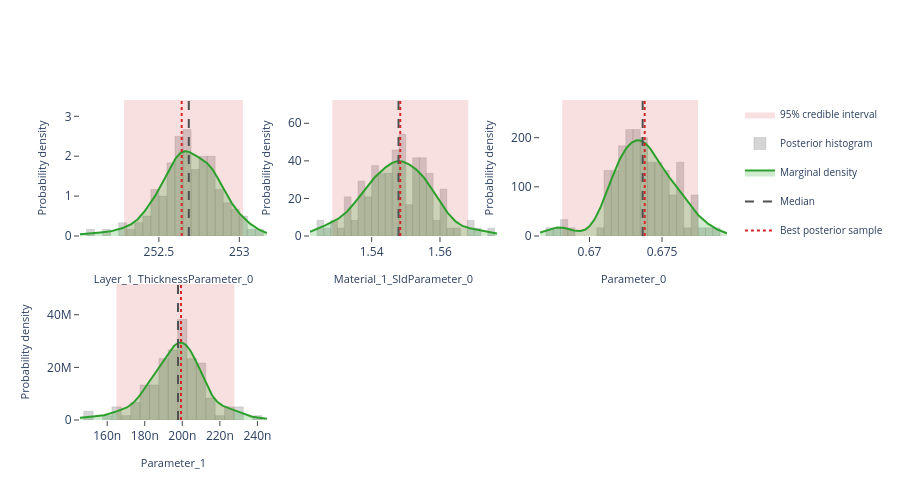

The cell this chart's notebook holds for it:
### Markdown cell above
## Interactive posterior plots

The next three cells render the same Plotly figures that are shown on the
Bayesian Posterior tab of the EasyReflectometryApp:

* **Marginals** — per-parameter distribution: histogram + smooth KDE marginal,
  shaded 95% credible interval, and median / best-sample lines
  (`plot_distribution` or `posterior.distribution()`)
* **Corner plot** — pairwise marginals + 2-D contours + scatter (`plot_corner`)
* **Traces** — per-chain trace + marginal histogram (`plot_trace`)

The standalone helpers are called with ``return_figure=True`` so they return a
Plotly ``Figure`` that we render in the notebook with ``fig.show()``; the
``PosteriorResults`` methods return the figure directly.

### Code cell
# ---- Marginal posterior distributions ---------------------------------------
# One panel per free parameter, each overlaying the posterior histogram, a
# smooth Gaussian-KDE marginal, the shaded 95% credible interval, and the
# median / best-sample reference lines.  Mirrors the "Marginals" sub-tab in
# the EasyReflectometryApp.

# The PosteriorResults method passes ``logp`` through automatically so the
# best posterior sample (MAP) line is drawn:
fig = posterior.distribution()
fig.show()

# Standalone equivalent (pass ``logp`` to get the best-sample line):
# fig = plot_distribution(
#     posterior.draws,
#     posterior.param_names,
#     logp=posterior.logp,
#     return_figure=True,
# )
# fig.show()

### Figure 1 — Plotly figure (JSON) as saved in the notebook; plotly's stock layout.template omitted (floating-point values rounded to 4 significant figures; data arrays with more than 128 entries replaced by an {"elided": "..."} marker saying what was removed)
{"data": [{"fill": "toself", "fillcolor": "rgba(214, 39, 40, 0.14)", "hoverinfo": "skip", "legendgroup": "95% credible interval", "line": {"color": "rgba(214, 39, 40, 0.14)", "width": 0}, "mode": "lines", "name": "95% credible interval", "showlegend": true, "type": "scatter", "x": [252.3, 253.0, 253.0, 252.3, 252.3], "xaxis": "x", "y": [0.0, 0.0, 3.408, 3.408, 0.0], "yaxis": "y"}, {"histnorm": "probability density", "hovertemplate": "sample=%{x:.4f}<br>density: %{y:.2f}<extra></extra>", "legendgroup": "histogram", "marker": {"color": "rgba(120, 120, 120, 0.38)", "line": {"color": "rgba(120, 120, 120, 0.24)", "width": 1}}, "name": "Posterior histogram", "nbinsx": 40, "opacity": 0.82, "showlegend": true, "type": "histogram", "x": [252.7, 252.5, 252.5, 252.7, 252.6, 252.8, 252.6, 252.8, 252.9, 252.6, 252.3, 252.7, 252.7, 252.6, 252.7, 252.3, 253.1, 252.8, 252.5, 252.6, 252.4, 253.0, 252.5, 252.7, 252.8, 252.6, 252.7, 252.7, 252.8, 252.8, 252.5, 252.5, 252.8, 252.1, 253.0, 252.4, 252.8, 252.6, 252.6, 252.7, 252.7, 252.5, 252.9, 252.7, 252.8, 252.2, 253.0, 253.0, 252.8, 252.7, 252.5, 252.7, 252.9, 252.7, 252.6, 252.4, 252.9, 252.8, 252.8, 252.6, 252.5, 252.7, 252.6, 252.6, 252.6, 252.8, 252.6, 252.3, 252.8, 252.8, 252.5, 252.6, 252.7, 252.7, 252.8, 252.6, 252.9, 252.9, 252.6, 252.7, 252.8, 252.6, 253.0, 252.8, 252.5, 252.8, 252.9, 252.7, 252.9, 252.5, 252.4, 252.8, 252.6, 252.7, 252.6, 252.7, 252.8, 252.6, 252.7, 252.8, 252.6, 252.9, 252.7, 252.8, 252.6, 253.0, 252.4, 252.5, 252.7, 252.7, 252.9, 253.0, 252.9, 252.6, 252.8, 252.7, 252.9, 252.6, 252.6, 253.1], "xaxis": "x", "yaxis": "y"}, {"fill": "tozeroy", "fillcolor": "rgba(44, 160, 44, 0.22)", "hovertemplate": "Layer_1_ThicknessParameter_0: %{x:.4f}<br>density: %{y:.4f}<extra></extra>", "legendgroup": "marginal", "line": {"color": "rgb(44, 160, 44)", "width": 2}, "mode": "lines", "name": "Marginal density", "showlegend": true, "type": "scatter", "x": {"elided": "256 float values"}, "xaxis": "x", "y": {"elided": "256 float values"}, "yaxis": "y"}, {"hovertemplate": "Median: %{x:.4f}<extra></extra>", "legendgroup": "Median", "line": {"color": "rgb(80, 80, 80)", "dash": "dash", "width": 2}, "mode": "lines", "name": "Median", "showlegend": true, "type": "scatter", "x": [252.7, 252.7], "xaxis": "x", "y": [0.0, 3.408], "yaxis": "y"}, {"hovertemplate": "Best posterior sample: %{x:.4f}<extra></extra>", "legendgroup": "Best posterior sample", "line": {"color": "rgb(214, 39, 40)", "dash": "dot", "width": 2}, "mode": "lines", "name": "Best posterior sample", "showlegend": true, "type": "scatter", "x": [252.6, 252.6], "xaxis": "x", "y": [0.0, 3.408], "yaxis": "y"}, {"fill": "toself", "fillcolor": "rgba(214, 39, 40, 0.14)", "hoverinfo": "skip", "legendgroup": "95% credible interval", "line": {"color": "rgba(214, 39, 40, 0.14)", "width": 0}, "mode": "lines", "name": "95% credible interval", "showlegend": false, "type": "scatter", "x": [1.528, 1.568, 1.568, 1.528, 1.528], "xaxis": "x2", "y": [0.0, 0.0, 72.4, 72.4, 0.0], "yaxis": "y2"}, {"histnorm": "probability density", "hovertemplate": "sample=%{x:.4f}<br>density: %{y:.2f}<extra></extra>", "legendgroup": "histogram", "marker": {"color": "rgba(120, 120, 120, 0.38)", "line": {"color": "rgba(120, 120, 120, 0.24)", "width": 1}}, "name": "Posterior histogram", "nbinsx": 40, "opacity": 0.82, "showlegend": false, "type": "histogram", "x": [1.549, 1.546, 1.563, 1.543, 1.534, 1.539, 1.555, 1.542, 1.549, 1.543, 1.524, 1.557, 1.552, 1.534, 1.553, 1.56, 1.533, 1.55, 1.548, 1.569, 1.556, 1.553, 1.543, 1.561, 1.548, 1.556, 1.525, 1.527, 1.547, 1.537, 1.568, 1.546, 1.547, 1.555, 1.548, 1.553, 1.54, 1.56, 1.538, 1.541, 1.54, 1.546, 1.56, 1.554, 1.56, 1.554, 1.552, 1.539, 1.557, 1.54, 1.574, 1.557, 1.554, 1.529, 1.537, 1.548, 1.533, 1.551, 1.545, 1.548, 1.542, 1.548, 1.54, 1.548, 1.556, 1.561, 1.543, 1.532, 1.549, 1.537, 1.565, 1.547, 1.552, 1.546, 1.541, 1.543, 1.546, 1.572, 1.538, 1.541, 1.555, 1.548, 1.557, 1.549, 1.535, 1.556, 1.55, 1.538, 1.554, 1.552, 1.55, 1.555, 1.536, 1.54, 1.537, 1.561, 1.543, 1.545, 1.555, 1.554, 1.548, 1.547, 1.557, 1.552, 1.553, 1.551, 1.529, 1.537, 1.552, 1.547, 1.546, 1.551, 1.544, 1.531, 1.544, 1.559, 1.545, 1.541, 1.546, 1.541], "xaxis": "x2", "yaxis": "y2"}, {"fill": "tozeroy", "fillcolor": "rgba(44, 160, 44, 0.22)", "hovertemplate": "Material_1_SldParameter_0: %{x:.4f}<br>density: %{y:.4f}<extra></extra>", "legendgroup": "marginal", "line": {"color": "rgb(44, 160, 44)", "width": 2}, "mode": "lines", "name": "Marginal density", "showlegend": false, "type": "scatter", "x": {"elided": "256 float values"}, "xaxis": "x2", "y": {"elided": "256 float values"}, "yaxis": "y2"}, {"hovertemplate": "Median: %{x:.4f}<extra></extra>", "legendgroup": "Median", "line": {"color": "rgb(80, 80, 80)", "dash": "dash", "width": 2}, "mode": "lines", "name": "Median", "showlegend": false, "type": "scatter", "x": [1.548, 1.548], "xaxis": "x2", "y": [0.0, 72.4], "yaxis": "y2"}, {"hovertemplate": "Best posterior sample: %{x:.4f}<extra></extra>", "legendgroup": "Best posterior sample", "line": {"color": "rgb(214, 39, 40)", "dash": "dot", "width": 2}, "mode": "lines", "name": "Best posterior sample", "showlegend": false, "type": "scatter", "x": [1.548, 1.548], "xaxis": "x2", "y": [0.0, 72.4], "yaxis": "y2"}, {"fill": "toself", "fillcolor": "rgba(214, 39, 40, 0.14)", "hoverinfo": "skip", "legendgroup": "95% credible interval", "line": {"color": "rgba(214, 39, 40, 0.14)", "width": 0}, "mode": "lines", "name": "95% credible interval", "showlegend": false, "type": "scatter", "x": [0.6681, 0.6775, 0.6775, 0.6681, 0.6681], "xaxis": "x3", "y": [0.0, 0.0, 276.6, 276.6, 0.0], "yaxis": "y3"}, {"histnorm": "probability density", "hovertemplate": "sample=%{x:.4f}<br>density: %{y:.2f}<extra></extra>", "legendgroup": "histogram", "marker": {"color": "rgba(120, 120, 120, 0.38)", "line": {"color": "rgba(120, 120, 120, 0.24)", "width": 1}}, "name": "Posterior histogram", "nbinsx": 40, "opacity": 0.82, "showlegend": false, "type": "histogram", "x": [0.674, 0.6723, 0.6782, 0.6735, 0.6681, 0.6729, 0.6732, 0.6739, 0.6728, 0.6715, 0.6711, 0.6772, 0.6752, 0.6721, 0.6745, 0.6758, 0.6714, 0.6742, 0.6735, 0.6755, 0.6762, 0.6752, 0.673, 0.6762, 0.6753, 0.676, 0.6672, 0.6686, 0.6728, 0.674, 0.6762, 0.6723, 0.6739, 0.6739, 0.6726, 0.6733, 0.6722, 0.6734, 0.671, 0.6718, 0.6732, 0.6723, 0.6766, 0.6746, 0.6745, 0.6738, 0.6759, 0.6752, 0.6761, 0.674, 0.6755, 0.6772, 0.6732, 0.6726, 0.6712, 0.6765, 0.6718, 0.6749, 0.6729, 0.6723, 0.672, 0.6732, 0.6724, 0.6735, 0.6773, 0.6746, 0.6681, 0.6675, 0.6747, 0.674, 0.6736, 0.6719, 0.6725, 0.678, 0.6724, 0.6742, 0.6733, 0.6765, 0.671, 0.6718, 0.6752, 0.6738, 0.6745, 0.6742, 0.6726, 0.676, 0.6752, 0.6717, 0.6745, 0.6751, 0.6713, 0.6741, 0.6715, 0.6722, 0.6712, 0.6771, 0.6734, 0.6737, 0.6737, 0.6775, 0.6737, 0.672, 0.6747, 0.676, 0.6756, 0.6726, 0.6745, 0.6706, 0.6746, 0.676, 0.6733, 0.6742, 0.6724, 0.672, 0.6729, 0.6789, 0.6732, 0.6739, 0.6725, 0.6728], "xaxis": "x3", "yaxis": "y3"}, {"fill": "tozeroy", "fillcolor": "rgba(44, 160, 44, 0.22)", "hovertemplate": "Parameter_0: %{x:.4f}<br>density: %{y:.4f}<extra></extra>", "legendgroup": "marginal", "line": {"color": "rgb(44, 160, 44)", "width": 2}, "mode": "lines", "name": "Marginal density", "showlegend": false, "type": "scatter", "x": {"elided": "256 float values"}, "xaxis": "x3", "y": {"elided": "256 float values"}, "yaxis": "y3"}, {"hovertemplate": "Median: %{x:.4f}<extra></extra>", "legendgroup": "Median", "line": {"color": "rgb(80, 80, 80)", "dash": "dash", "width": 2}, "mode": "lines", "name": "Median", "showlegend": false, "type": "scatter", "x": [0.6737, 0.6737], "xaxis": "x3", "y": [0.0, 276.6], "yaxis": "y3"}, {"hovertemplate": "Best posterior sample: %{x:.4f}<extra></extra>", "legendgroup": "Best posterior sample", "line": {"color": "rgb(214, 39, 40)", "dash": "dot", "width": 2}, "mode": "lines", "name": "Best posterior sample", "showlegend": false, "type": "scatter", "x": [0.6738, 0.6738], "xaxis": "x3", "y": [0.0, 276.6], "yaxis": "y3"}, {"fill": "toself", "fillcolor": "rgba(214, 39, 40, 0.14)", "hoverinfo": "skip", "legendgroup": "95% credible interval", "line": {"color": "rgba(214, 39, 40, 0.14)", "width": 0}, "mode": "lines", "name": "95% credible interval", "showlegend": false, "type": "scatter", "x": [1.649e-07, 2.277e-07, 2.277e-07, 1.649e-07, 1.649e-07], "xaxis": "x4", "y": [0.0, 0.0, 51700000.0, 51700000.0, 0.0], "yaxis": "y4"}, {"histnorm": "probability density", "hovertemplate": "sample=%{x:.4f}<br>density: %{y:.2f}<extra></extra>", "legendgroup": "histogram", "marker": {"color": "rgba(120, 120, 120, 0.38)", "line": {"color": "rgba(120, 120, 120, 0.24)", "width": 1}}, "name": "Posterior histogram", "nbinsx": 40, "opacity": 0.82, "showlegend": false, "type": "histogram", "x": [2.087e-07, 2.241e-07, 1.759e-07, 1.837e-07, 2.277e-07, 1.857e-07, 1.928e-07, 1.914e-07, 1.741e-07, 1.985e-07, 1.967e-07, 2.029e-07, 2.096e-07, 1.99e-07, 2.024e-07, 1.977e-07, 1.651e-07, 1.974e-07, 1.991e-07, 2.008e-07, 2.038e-07, 1.957e-07, 1.819e-07, 1.892e-07, 1.899e-07, 1.822e-07, 1.881e-07, 2.142e-07, 1.936e-07, 2.011e-07, 2.095e-07, 2.022e-07, 2.046e-07, 2.132e-07, 1.993e-07, 1.901e-07, 1.884e-07, 1.946e-07, 1.976e-07, 1.5e-07, 1.877e-07, 2.241e-07, 1.955e-07, 2.041e-07, 1.907e-07, 2.086e-07, 2.175e-07, 1.668e-07, 1.937e-07, 1.963e-07, 1.977e-07, 2.029e-07, 2.01e-07, 2.079e-07, 2.002e-07, 1.895e-07, 1.616e-07, 1.983e-07, 1.847e-07, 1.803e-07, 2.066e-07, 2.076e-07, 2.032e-07, 2.078e-07, 1.935e-07, 2.311e-07, 1.701e-07, 1.987e-07, 1.817e-07, 2.011e-07, 1.833e-07, 2.056e-07, 1.923e-07, 1.859e-07, 2.043e-07, 1.943e-07, 1.922e-07, 2.006e-07, 1.976e-07, 1.5e-07, 2.058e-07, 1.993e-07, 1.918e-07, 2.085e-07, 1.814e-07, 1.892e-07, 1.835e-07, 1.951e-07, 1.961e-07, 2.051e-07, 1.65e-07, 2.405e-07, 2.277e-07, 2.01e-07, 2.002e-07, 1.79e-07, 2.23e-07, 1.971e-07, 2.148e-07, 1.927e-07, 1.836e-07, 2.07e-07, 2.217e-07, 2.11e-07, 2.098e-07, 2.076e-07, 1.87e-07, 2.039e-07, 1.816e-07, 2.064e-07, 2.081e-07, 2.112e-07, 1.989e-07, 1.732e-07, 1.991e-07, 1.941e-07, 1.882e-07, 2.149e-07, 1.82e-07, 1.771e-07], "xaxis": "x4", "yaxis": "y4"}, {"fill": "tozeroy", "fillcolor": "rgba(44, 160, 44, 0.22)", "hovertemplate": "Parameter_1: %{x:.4f}<br>density: %{y:.4f}<extra></extra>", "legendgroup": "marginal", "line": {"color": "rgb(44, 160, 44)", "width": 2}, "mode": "lines", "name": "Marginal density", "showlegend": false, "type": "scatter", "x": {"elided": "256 float values"}, "xaxis": "x4", "y": {"elided": "256 float values"}, "yaxis": "y4"}, {"hovertemplate": "Median: %{x:.4f}<extra></extra>", "legendgroup": "Median", "line": {"color": "rgb(80, 80, 80)", "dash": "dash", "width": 2}, "mode": "lines", "name": "Median", "showlegend": false, "type": "scatter", "x": [1.977e-07, 1.977e-07], "xaxis": "x4", "y": [0.0, 51700000.0], "yaxis": "y4"}, {"hovertemplate": "Best posterior sample: %{x:.4f}<extra></extra>", "legendgroup": "Best posterior sample", "line": {"color": "rgb(214, 39, 40)", "dash": "dot", "width": 2}, "mode": "lines", "name": "Best posterior sample", "showlegend": false, "type": "scatter", "x": [1.993e-07, 1.993e-07], "xaxis": "x4", "y": [0.0, 51700000.0], "yaxis": "y4"}], "layout": {"barmode": "overlay", "height": 500, "legend": {"font": {"size": 10}}, "plot_bgcolor": "white", "showlegend": true, "xaxis": {"anchor": "y", "domain": [0.0, 0.2889], "range": [252.0, 253.2], "showgrid": false, "ticks": "outside", "title": {"font": {"size": 11}, "text": "Layer_1_ThicknessParameter_0"}, "zeroline": false}, "xaxis2": {"anchor": "y2", "domain": [0.3556, 0.6444], "range": [1.522, 1.577], "showgrid": false, "ticks": "outside", "title": {"font": {"size": 11}, "text": "Material_1_SldParameter_0"}, "zeroline": false}, "xaxis3": {"anchor": "y3", "domain": [0.7111, 1.0], "range": [0.6666, 0.6795], "showgrid": false, "ticks": "outside", "title": {"font": {"size": 11}, "text": "Parameter_0"}, "zeroline": false}, "xaxis4": {"anchor": "y4", "domain": [0.0, 0.2889], "range": [1.455e-07, 2.451e-07], "showgrid": false, "ticks": "outside", "title": {"font": {"size": 11}, "text": "Parameter_1"}, "zeroline": false}, "xaxis5": {"anchor": "y5", "domain": [0.3556, 0.6444], "showgrid": false, "ticks": "outside", "zeroline": false}, "xaxis6": {"anchor": "y6", "domain": [0.7111, 1.0], "showgrid": false, "ticks": "outside", "zeroline": false}, "yaxis": {"anchor": "x", "domain": [0.575, 1.0], "range": [0.0, 3.408], "showgrid": false, "ticks": "outside", "title": {"font": {"size": 11}, "text": "Probability density"}, "zeroline": false}, "yaxis2": {"anchor": "x2", "domain": [0.575, 1.0], "range": [0.0, 72.4], "showgrid": false, "ticks": "outside", "title": {"font": {"size": 11}, "text": "Probability density"}, "zeroline": false}, "yaxis3": {"anchor": "x3", "domain": [0.575, 1.0], "range": [0.0, 276.6], "showgrid": false, "ticks": "outside", "title": {"font": {"size": 11}, "text": "Probability density"}, "zeroline": false}, "yaxis4": {"anchor": "x4", "domain": [0.0, 0.425], "range": [0.0, 51700000.0], "showgrid": false, "ticks": "outside", "title": {"font": {"size": 11}, "text": "Probability density"}, "zeroline": false}, "yaxis5": {"anchor": "x5", "domain": [0.0, 0.425], "showgrid": false, "ticks": "outside", "zeroline": false}, "yaxis6": {"anchor": "x6", "domain": [0.0, 0.425], "showgrid": false, "ticks": "outside", "zeroline": false}}}
